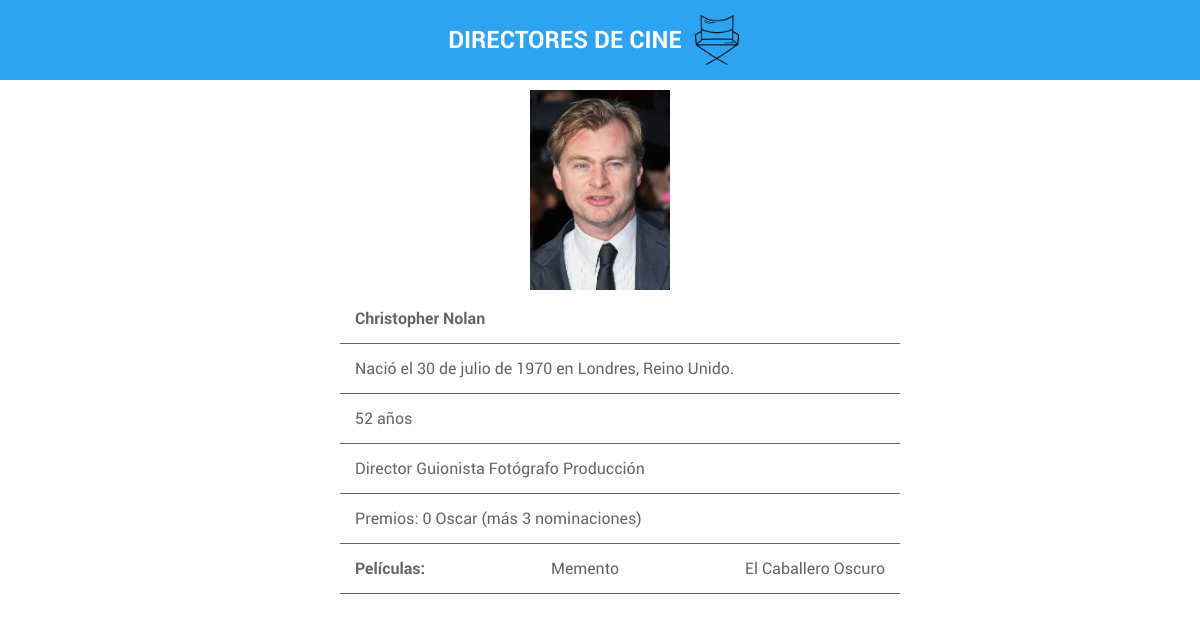
The app's page /director_detail/2/ with its own data.
### film_director/models.py (models this page shows, shortened)
class Director(models.Model):
    name = models.CharField(max_length=50, blank=False, null=False)
    last_name = models.CharField(max_length=50, blank=False, null=False)
    birth_date = models.DateField(blank=False, null=False)
    birth_location = models.CharField(max_length=100, blank=False, null=False)
    age = models.CharField(default='Edad', max_length=4)
    facets = models.CharField(default='Director', max_length=100)
    awards = models.CharField(default='Sin premios', max_length=100)
    image = models.ImageField(default='images_movies_project/no_image.png',
                              upload_to='media/img_directors')

class Film(models.Model):
    title = models.CharField(max_length=100, blank=False, null=False)
    creation_year = models.CharField(max_length=4, blank=False, null=False)
    duration = models.CharField(default='0h', max_length=10, blank=False,
                                null=False)
    director = models.ForeignKey(Director, on_delete=models.CASCADE)
    main_actors = models.CharField(max_length=100, blank=False, null=False)
    storyline = models.TextField(blank=False, null=False)
    cover = models.ImageField(default='images_movies_project/no_image.png',
                              upload_to='media/img_films')

### film_director/views.py (the view)
# urls.py: path('director_detail/<int:id>/', views.director_detail, name='director_detail'),
def director_detail(request, id):
    director = Director.objects.get(id=id)
    films = Film.objects.filter(director_id=director)
    context = {
        'director': director,
        'films': films
    }
    return render(request, 'film_director/director_detail.html', context)

### templates/film_director/director_detail.html (shortened to what this page needs)
{% extends 'layout/base.html' %}
{% block 'content' %}
<div>
    <img src="/{{ director.image }}" alt="{{ director.name }} {{ director.last_name }}">
</div>
<div>
    <ul class="list">
        <li><h4>{{ director.name }} {{ director.last_name }}</h4></li>
        <li>Nació el {{ director.birth_date }} en {{ director.birth_location }}.</li>
        <li>{{ director.age }} años</li>
        <li>{{ director.facets }}</li>
        <li>Premios: {{ director.awards }}</li>
        <li><h4 style="align-self: start;">Películas: </h4>
            {% for film in films %}
            <p >
                <a href="{% url 'film_detail' id=film.id %}">{{ film.title }}
                </a>
            </p>
            {% endfor %}
        </li>
    </ul>
</div>
{% endblock %}

### static/css/style.css (style rules this page uses)
:root { --color-primary: #2ea3f2; --color-text: #666; --font-main: 'Roboto-bold'; --font-text: 'Roboto-regular'; color: var(--color-text); }
* { margin: 0; box-sizing: border-box; font-family: var(--font-text); }
h1, h2, h3, h4, h5, h6 { font-family: var(--font-main); }
ul { list-style-type: none; }
li { list-style-type: none; }
li a { text-decoration: none; color: var(--color-text); }
a { text-decoration: none; color: var(--color-text); }
.list { display: flex; border: 0px; list-style-type: none; flex-direction: column; width: 50vw; }
.list li { padding: 15px; width: 100%; border-bottom: 1px solid var(--color-text); display: flex; justify-content: space-between; align-items: center; }
img { margin-top: 10px; width: 140px; height: 200px; }

### records on screen
Director: image (picture), name "Christopher", last_name "Nolan", birth_date "30 de julio de 1970", birth_location "Londres, Reino Unido", age "52", facets "Director Guionista Fotógrafo Producción", awards "0 Oscar (más 3 nominaciones)"
Film: title "Memento"
Film: title "El Caballero Oscuro"
